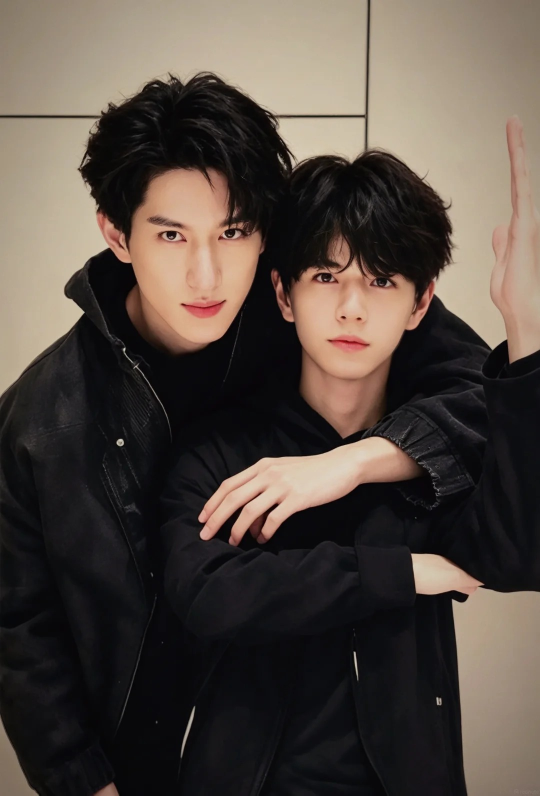
#> input picture pic/Aylio_1.jpg, 1080 x 1591 px (shown at 1/2 size)
$ python -i bg_removal.py   (imports and definitions only)
#> lines starting #> are read from the running program, lines starting #| are printed output that depends on the picture
"""Background removal used both by the dev tool and at runtime.

Turns a photo into a transparent cut-out of the person(s) using the ``rembg``
AI model, then trims empty margins. ``rembg`` is optional at import time so the
app still runs (using already-processed pets) when it isn't installed.
"""
from __future__ import annotations

import shutil
from pathlib import Path

from .library import VIDEO_SUFFIXES

# Pixels dimmer than this alpha are treated as transparent when trimming.
ALPHA_THRESHOLD = 12
CROP_PADDING = 12
# Video (live photo) settings: how many frames to keep and their max width.
_VIDEO_FRAMES = 18
_VIDEO_READ_CAP = 150
_VIDEO_MAX_WIDTH = 640

_session = None


# [64 lines left out: functions is_available, _get_session, _trim_to_subject, process_source, _process_image, not called in this run]


def _process_video(src: Path, out_dir: Path) -> None:
    from rembg import remove

    raw = _read_video_frames(src, _VIDEO_FRAMES)
    if not raw:
        raise RuntimeError(f"no readable frames in {src.name}")

    cuts = [remove(frame, session=_get_session()) for frame in raw]
    # Crop every frame to one shared box so the animation doesn't jitter.
    box = _union_bbox(cuts)
    if box is not None:
        cuts = [c.crop(box) for c in cuts]

    if out_dir.exists():
        shutil.rmtree(out_dir, ignore_errors=True)
    out_dir.mkdir(parents=True, exist_ok=True)
    for index, cut in enumerate(cuts):
        cut.save(out_dir / f"{index:03d}.png")


def _read_video_frames(src: Path, count: int):
    """Read a short clip and return ``count`` evenly spaced RGBA frames."""
    import imageio.v3 as iio
    from PIL import Image

    frames = []
    for index, frame in enumerate(iio.imiter(src, plugin="FFMPEG")):
        frames.append(frame)
        if index >= _VIDEO_READ_CAP:
            break
    if not frames:
        return []

    total = len(frames)
    if count > 1 and total > 1:
        picks = sorted(
            {round(k * (total - 1) / (count - 1)) for k in range(count)}
        )
    else:
        picks = [total // 3]

    out = []
    for i in picks:
        img = Image.fromarray(frames[i]).convert("RGBA")
        if img.width > _VIDEO_MAX_WIDTH:
            height = int(img.height * _VIDEO_MAX_WIDTH / img.width)
            img = img.resize((_VIDEO_MAX_WIDTH, height))
        out.append(img)
    return out


# [26 lines left out: function _union_bbox, not called in this run]

>>> import cv2
>>> picture = cv2.imread('../pic/Aylio_1.jpg', cv2.IMREAD_GRAYSCALE)
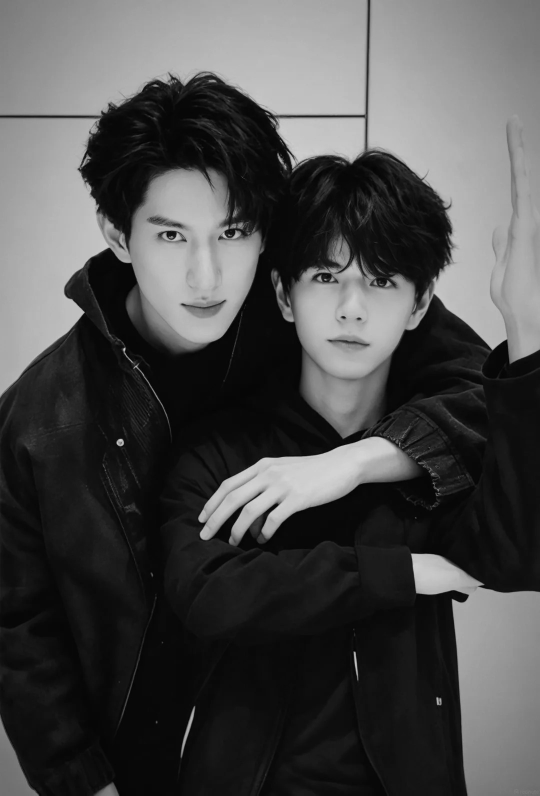
#> picture: shape (1591, 1080) (shown at 1/2 size); min 0, max 220, mean 75.4
>>> result = _process_video(picture, 'out.png')
#> after the loop in _read_video_frames, `for index, frame in enumerate(iio.imiter(src, plugin="FFMPEG")):`: frames = []
#> (the run stopped early here; a loop or call above may not have finished)
